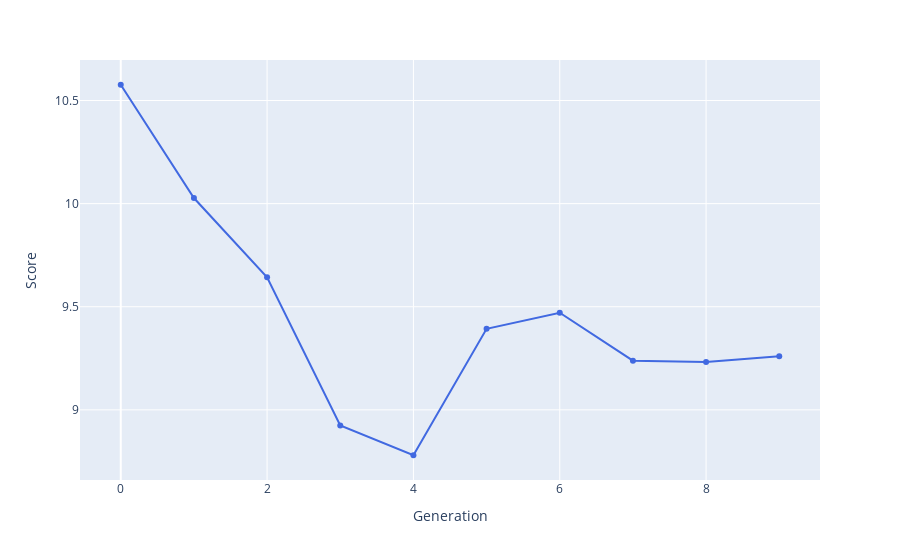

Notebook code for this chart:
### Code cell
bestRankDF = pd.DataFrame(bestRank, columns=['Score', 'Schedule'])
bestRank
bestRankDF['Generation'] = bestRankDF.index.values
fig = px.line(bestRankDF, x='Generation', y='Score',
              hover_data=['Schedule'], markers=True)
fig.update_traces(line_color='RoyalBlue')
fig.show()
fileName = f'p{popSize}g{generations}n{nSwaps}.html'
fig.write_html(f'charts/{fileName}', include_plotlyjs="cdn")

### Figure 1 — Plotly figure (JSON) as saved in the notebook; plotly's stock layout.template omitted (floating-point values rounded to 4 significant figures; data arrays with more than 128 entries replaced by an {"elided": "..."} marker saying what was removed)
{"data": [{"customdata": {"elided": "10x1x48 int values"}, "hovertemplate": "Generation=%{x}<br>Score=%{y}<br>Schedule=%{customdata[0]}<extra></extra>", "legendgroup": "", "line": {"color": "RoyalBlue", "dash": "solid"}, "marker": {"symbol": "circle"}, "mode": "markers+lines", "name": "", "orientation": "v", "showlegend": false, "type": "scatter", "x": [0, 1, 2, 3, 4, 5, 6, 7, 8, 9], "xaxis": "x", "y": [10.58, 10.03, 9.643, 8.924, 8.78, 9.393, 9.471, 9.239, 9.232, 9.26], "yaxis": "y"}], "layout": {"legend": {"tracegroupgap": 0}, "margin": {"t": 60}, "xaxis": {"anchor": "y", "domain": [0, 1], "title": {"text": "Generation"}}, "yaxis": {"anchor": "x", "domain": [0, 1], "title": {"text": "Score"}}}}
